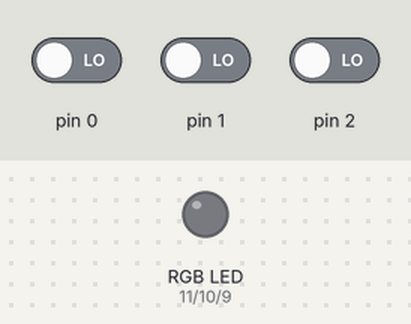
This sketch was run on a simulated Arduino Uno, built with avr-gcc and run on an emulated ATmega328P. Shown: an RGB LED mixed from three pins (HIGH = lit). Dashed ring = blinking. Inputs (shaded band) come from the test bench; at power-on: pin 0 LOW, pin 1 LOW, pin 2 LOW.

Above: at 1.2 s.
1.3 s: pin 0 driven HIGH
At 1.65 s:
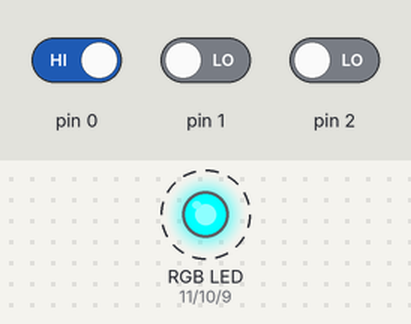
4.3 s: pin 1 driven HIGH
At 4.37 s:
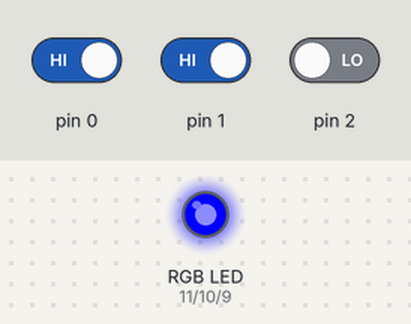
7.3 s: pin 0 driven LOW
At 7.7 s:
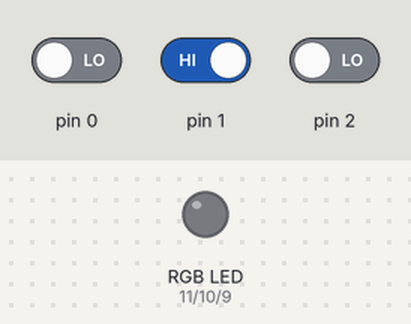
10.3 s: pin 2 driven HIGH
At 10.42 s:
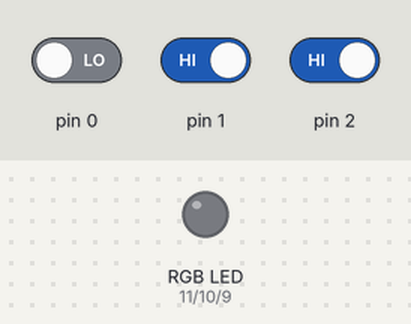
13.3 s: pin 0 driven HIGH and pin 1 driven LOW and pin 2 driven LOW
At 13.94 s:
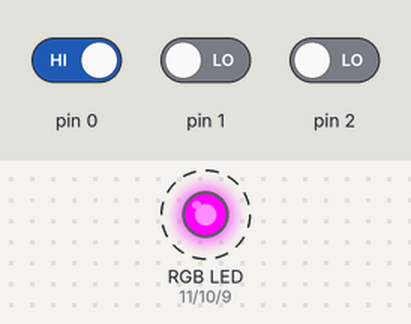
16.3 s: pin 0 driven LOW and pin 2 driven HIGH
At 16.78 s:
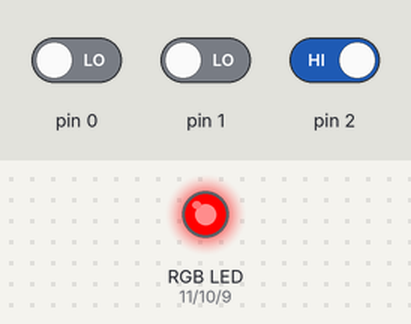
Timing chart, 0 to 19.3 s (numbered marks = the images above; inputs shaded):
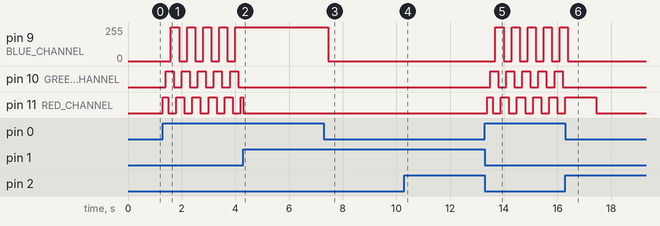

The sketch:

robotLight.ino
```cpp
#define GREEN_CHANNEL  10
#define RED_CHANNEL 11
#define BLUE_CHANNEL 9

void setup()
{

}

//void loop_debug()
//{
//    //debug mode that links each digital input with a color channel if things are
//    //not working as they should
//
//    if (digitalRead(autoOut) == HIGH)
//    {
//        analogWrite(Ri,255);
//    }
//    else
//    {
//        analogWrite(Ri,0);
//    }
//    if (digitalRead(teleopOut) == HIGH)
//    {
//        analogWrite(Gi,255);
//    }
//    else
//    {
//        analogWrite(Gi,0);
//    }
//    if (digitalRead(warningOut) == HIGH)
//    {
//        analogWrite(Bi,255);
//    }
//    else
//    {
//        analogWrite(Bi,0);
//    }
//}

/*
 * Set the LED strip to the specified RGB values
 *
 */
void RGBWrite(int red, int green, int blue)
{
    analogWrite(RED_CHANNEL, red);
    analogWrite(GREEN_CHANNEL, green);
    analogWrite(BLUE_CHANNEL, blue);
}

/*
 * set a given RGB color then wait for the specified delay
 *
 * red, green, blue - bytes in range 0 to 255
 * delay - delay in milliseconds to wait
 *
 */
void RGBWriteDelay(int red, int green, int blue, int delayMS)
{
    RGBWrite(red, green, blue);
    delay(delayMS);
}

/*
 * pulse the given color
 *
 * The input red, green and blue values should be 0 or 1
 *
 */
void RGBPulse(float red, float green, float blue)
{
    for (int i = 1; i < 255; i++)
    {
        // Ramp up brightness
        RGBWrite(red*i, green*i, blue*i);
        delay(1);
    }
    for (int i = 255; i > 1; i--)
    {
        // Ramp down brightness
        RGBWrite(red*i, green*i, blue*i);
        delay(3);
    }
}

/*
 * Fast pulse a given color
 *
 * The input red, green and blue values should be 0 or 1
 *
 */
void RGBFastPulse(float red, float green, float blue)
{
    for (int i = 1; i < 255; i+=2)
    {
        // Ramp up brightness
        RGBWrite(red*i, green*i, blue*i);
        delay(1);
    }
    for (int i = 255; i > 1; i--)
    {
        // Ramp down brightness
        RGBWrite(red*i, green*i, blue*i);
        delay(3);
    }
}

/*
 * These enums should be the same as used on the Java side for the
 * robot code
 *
 */
 enum LEDMode
{
    OFF           = 0,
    RAINBOW       = 1,
    PULSE_RED     = 2,
    PULSE_BLUE    = 3,
    BLUE_AND_GOLD = 4,
    YELLOW        = 6
};

/*
 * Different modes are encoded into 3 digital output channels from the RoboRio
 * map these to the enum
 *
 */
int readInput()
{
  enum LEDMode m = OFF;
    int b0 = (digitalRead(0) == HIGH) ? 0x01 : 0;
    int b1 = (digitalRead(1) == HIGH) ? 0x02 : 0;
    int b2 = (digitalRead(2) == HIGH) ? 0x04 : 0;

    return ( b0 | b1 | b2);
}

void loop()
{
    switch (readInput())
    {
        case RAINBOW:
            //rainbow mode that switches colors every 100 milleseconds

            RGBWriteDelay(255, 0, 0, 100);    // Red for 100 ms
            RGBWriteDelay(255, 255, 0, 100);  // Yellow for 100ms
            RGBWriteDelay(0, 255, 0, 100);    // Green for 100ms
            RGBWriteDelay(0, 255, 255, 100);  // Cyan for 100ms
            RGBWriteDelay(0, 0, 255, 100);    // Blue for 100ms
            RGBWriteDelay(255, 0, 255, 100);  // Magenta for 100ms
            break;

        case PULSE_RED:
            RGBPulse(1, 0, 0);  // Pulse Red
            break;

        case PULSE_BLUE:
            RGBPulse(0, 0, 1);  // Pulse Blue
            break;

        case BLUE_AND_GOLD:
            RGBPulse(1, 0.84, 0);  // Pulse Yellow
            RGBPulse(0, 0, 1);  // Pulse Blue
            break;

        case YELLOW:
            RGBFastPulse(1, 1, 0);  // Pulse Yellow
            break;

        default:
            RGBWrite(0, 0, 0);
            break;
    }
}
```

Measured:
- after the input at 1.3 s, pin 9 (BLUE_CHANNEL): alternates 255/255 for 0.30 s and 0/255 for 0.30 s, starting after 0.30 s; pin 10 (GREEN_CHANNEL): alternates HIGH for 0.30 s and LOW for 0.30 s, starting after 0.10 s; pin 11 (RED_CHANNEL): LOW → HIGH at once, then repeats every 0.60 s: LOW 0.30 s, HIGH 0.30 s
- after the input at 4.3 s, pin 9 (BLUE_CHANNEL): stops changing and stays 255/255; pin 10 (GREEN_CHANNEL): stops changing and stays LOW
- after the input at 7.3 s, pin 9 (BLUE_CHANNEL): 255/255 → 0/255 after 0.17 s
- after the input at 10.3 s, pin 11 (RED_CHANNEL): stays LOW (without the input it goes to HIGH after 2.5 s)
- after the input at 13.3 s, pin 9 (BLUE_CHANNEL): alternates 255/255 for 0.30 s and 0/255 for 0.30 s, starting after 0.39 s
- after the input at 16.3 s, pin 9 (BLUE_CHANNEL): goes on until 16.4 s, then stays 0/255; pin 10 (GREEN_CHANNEL): stops changing and stays LOW
